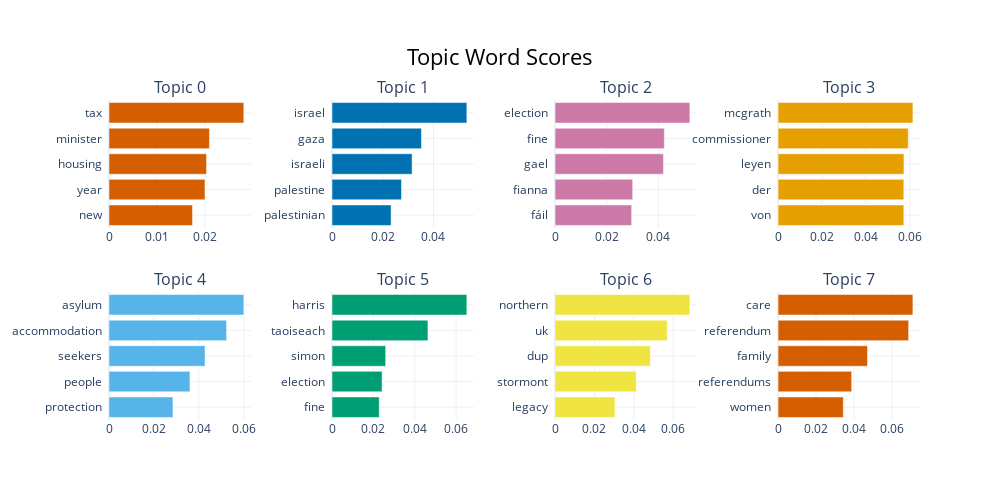

Notebook code for this chart:
### Markdown cell above
# Visualization

### Code cell
topic_model.visualize_barchart()

### Figure 1 — Plotly figure (JSON) as saved in the notebook; plotly's stock layout.template omitted (floating-point values rounded to 4 significant figures)
{"data": [{"marker": {"color": "#D55E00"}, "orientation": "h", "type": "bar", "x": [0.01741, 0.02002, 0.02034, 0.02094, 0.02812], "xaxis": "x", "y": ["new  ", "year  ", "housing  ", "minister  ", "tax  "], "yaxis": "y"}, {"marker": {"color": "#0072B2"}, "orientation": "h", "type": "bar", "x": [0.02328, 0.02739, 0.03157, 0.03526, 0.05316], "xaxis": "x2", "y": ["palestinian  ", "palestine  ", "israeli  ", "gaza  ", "israel  "], "yaxis": "y2"}, {"marker": {"color": "#CC79A7"}, "orientation": "h", "type": "bar", "x": [0.02965, 0.03005, 0.04197, 0.0423, 0.0522], "xaxis": "x3", "y": ["fáil  ", "fianna  ", "gael  ", "fine  ", "election  "], "yaxis": "y3"}, {"marker": {"color": "#E69F00"}, "orientation": "h", "type": "bar", "x": [0.05726, 0.05726, 0.05732, 0.0593, 0.0614], "xaxis": "x4", "y": ["von  ", "der  ", "leyen  ", "commissioner  ", "mcgrath  "], "yaxis": "y4"}, {"marker": {"color": "#56B4E9"}, "orientation": "h", "type": "bar", "x": [0.02848, 0.03604, 0.04278, 0.05236, 0.06003], "xaxis": "x5", "y": ["protection  ", "people  ", "seekers  ", "accommodation  ", "asylum  "], "yaxis": "y5"}, {"marker": {"color": "#009E73"}, "orientation": "h", "type": "bar", "x": [0.02282, 0.02422, 0.02594, 0.04638, 0.0652], "xaxis": "x6", "y": ["fine  ", "election  ", "simon  ", "taoiseach  ", "harris  "], "yaxis": "y6"}, {"marker": {"color": "#F0E442"}, "orientation": "h", "type": "bar", "x": [0.03041, 0.04122, 0.04837, 0.05697, 0.06842], "xaxis": "x7", "y": ["legacy  ", "stormont  ", "dup  ", "uk  ", "northern  "], "yaxis": "y7"}, {"marker": {"color": "#D55E00"}, "orientation": "h", "type": "bar", "x": [0.03439, 0.0388, 0.04715, 0.06884, 0.07108], "xaxis": "x8", "y": ["women  ", "referendums  ", "family  ", "referendum  ", "care  "], "yaxis": "y8"}], "layout": {"annotations": [{"font": {"size": 16}, "showarrow": false, "text": "Topic 0", "x": 0.0875, "xanchor": "center", "xref": "paper", "y": 1, "yanchor": "bottom", "yref": "paper"}, {"font": {"size": 16}, "showarrow": false, "text": "Topic 1", "x": 0.3625, "xanchor": "center", "xref": "paper", "y": 1, "yanchor": "bottom", "yref": "paper"}, {"font": {"size": 16}, "showarrow": false, "text": "Topic 2", "x": 0.6375, "xanchor": "center", "xref": "paper", "y": 1, "yanchor": "bottom", "yref": "paper"}, {"font": {"size": 16}, "showarrow": false, "text": "Topic 3", "x": 0.9125, "xanchor": "center", "xref": "paper", "y": 1, "yanchor": "bottom", "yref": "paper"}, {"font": {"size": 16}, "showarrow": false, "text": "Topic 4", "x": 0.0875, "xanchor": "center", "xref": "paper", "y": 0.4, "yanchor": "bottom", "yref": "paper"}, {"font": {"size": 16}, "showarrow": false, "text": "Topic 5", "x": 0.3625, "xanchor": "center", "xref": "paper", "y": 0.4, "yanchor": "bottom", "yref": "paper"}, {"font": {"size": 16}, "showarrow": false, "text": "Topic 6", "x": 0.6375, "xanchor": "center", "xref": "paper", "y": 0.4, "yanchor": "bottom", "yref": "paper"}, {"font": {"size": 16}, "showarrow": false, "text": "Topic 7", "x": 0.9125, "xanchor": "center", "xref": "paper", "y": 0.4, "yanchor": "bottom", "yref": "paper"}], "height": 500, "hoverlabel": {"bgcolor": "white", "font": {"family": "Rockwell", "size": 16}}, "showlegend": false, "title": {"font": {"color": "Black", "size": 22}, "text": "Topic Word Scores", "x": 0.5, "xanchor": "center", "yanchor": "top"}, "width": 1000, "xaxis": {"anchor": "y", "domain": [0, 0.175], "showgrid": true}, "xaxis2": {"anchor": "y2", "domain": [0.275, 0.45], "showgrid": true}, "xaxis3": {"anchor": "y3", "domain": [0.55, 0.725], "showgrid": true}, "xaxis4": {"anchor": "y4", "domain": [0.825, 1], "showgrid": true}, "xaxis5": {"anchor": "y5", "domain": [0, 0.175], "showgrid": true}, "xaxis6": {"anchor": "y6", "domain": [0.275, 0.45], "showgrid": true}, "xaxis7": {"anchor": "y7", "domain": [0.55, 0.725], "showgrid": true}, "xaxis8": {"anchor": "y8", "domain": [0.825, 1], "showgrid": true}, "yaxis": {"anchor": "x", "domain": [0.6, 1], "showgrid": true}, "yaxis2": {"anchor": "x2", "domain": [0.6, 1], "showgrid": true}, "yaxis3": {"anchor": "x3", "domain": [0.6, 1], "showgrid": true}, "yaxis4": {"anchor": "x4", "domain": [0.6, 1], "showgrid": true}, "yaxis5": {"anchor": "x5", "domain": [0, 0.4], "showgrid": true}, "yaxis6": {"anchor": "x6", "domain": [0, 0.4], "showgrid": true}, "yaxis7": {"anchor": "x7", "domain": [0, 0.4], "showgrid": true}, "yaxis8": {"anchor": "x8", "domain": [0, 0.4], "showgrid": true}}}
